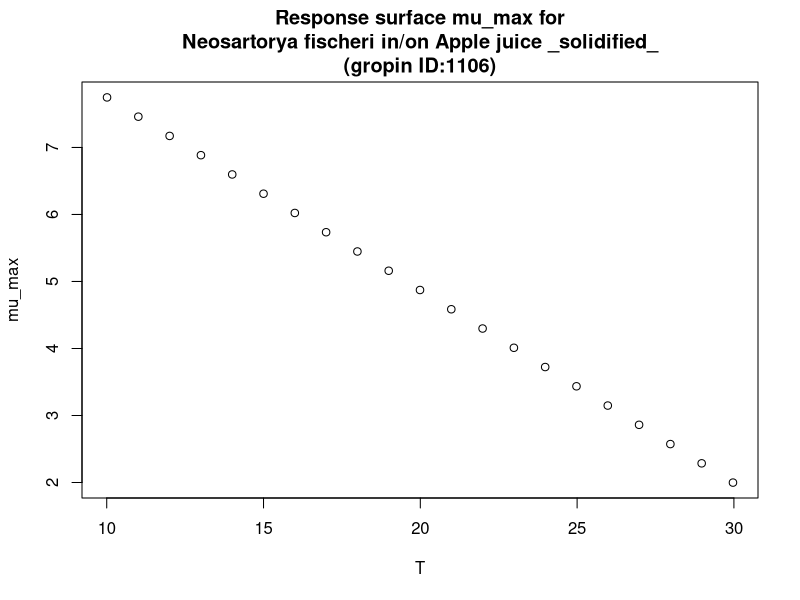

Generate this figure with R:
#############################
# start of Parameter script
#############################
T <- seq(10.01,29.97002997003,length.out=21)
#############################
# end of Parameter script
#############################
############################# 
# start of Model script Gropin ID 1106 
#############################
 
# constant coefficients for this model
 
variables <- data.frame(T)
argumentsPar <- expand.grid(variables)
 
# heart of the model
response_surface <- function(T) {
   mumax <-10.630-0.288*T

return(mumax=mumax)
} 

# output parameters
mumax <- cbind(argumentsPar,response_surface(argumentsPar['T']))
colnames(mumax) <- c(colnames(argumentsPar),'mumax')
#############################
# End of Model script
#############################
############################# 
# start of Visualisation script Gropin ID 1106 
#############################
plot(T,mumax$mumax,
                          xlab='T',
                          ylab='mu_max',main='Response surface mu_max for
Neosartorya fischeri in/on Apple juice _solidified_
(gropin ID:1106)')
#############################
# End of Visualisation script
#############################
